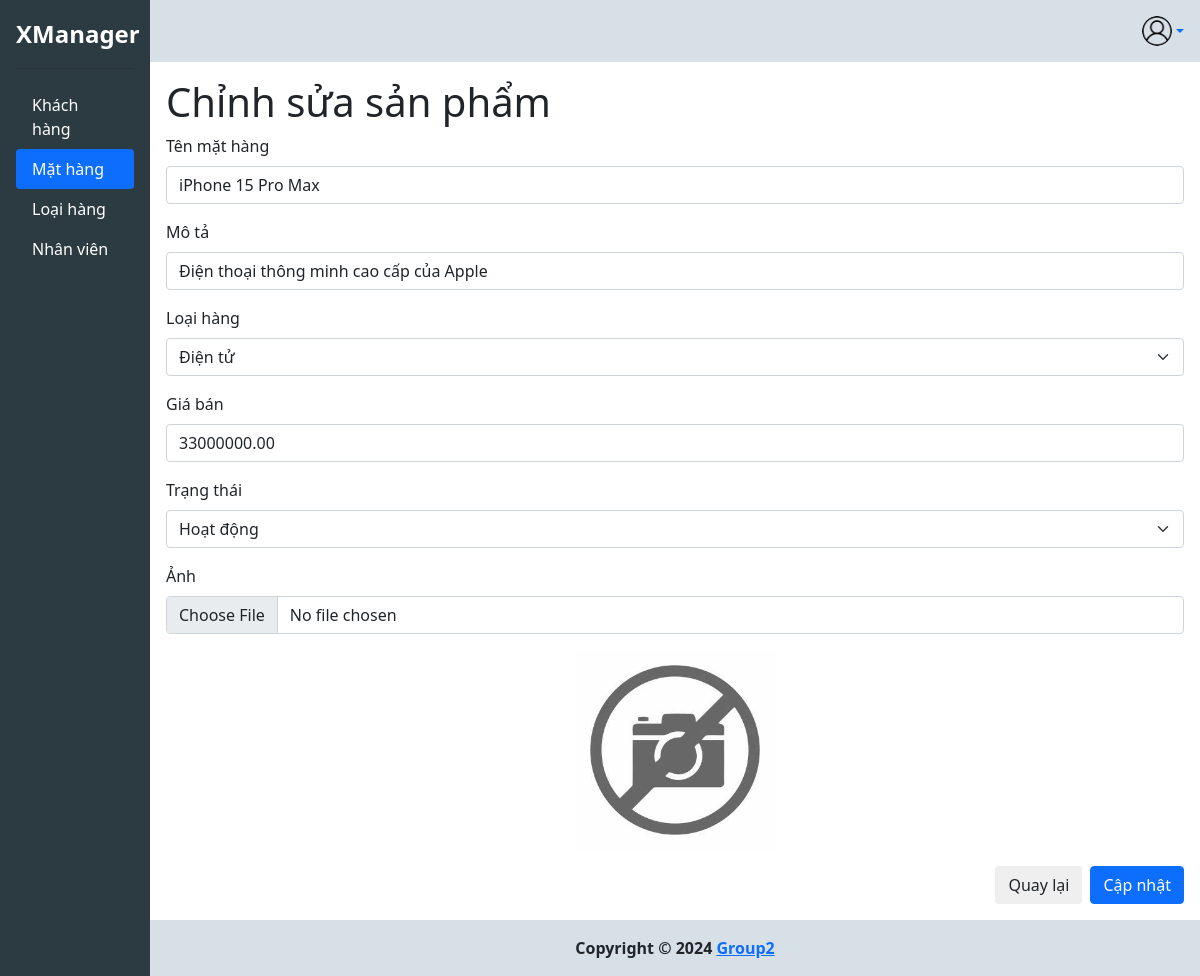
The app's page /product/update/2 (signed in) with its own data.
### tables this page shows
CREATE TABLE `products` (
  `ProductID` int(11) NOT NULL,
  `ProductName` varchar(100) NOT NULL,
  `ProductDescription` varchar(250) NOT NULL,
  `Price` decimal(10,2) NOT NULL,
  `Photo` varchar(100) NOT NULL,
  `IsSelling` tinyint(1) DEFAULT 0,
  `CategoryID` int(11) DEFAULT NULL,
  `created_at` timestamp NOT NULL DEFAULT current_timestamp()
);

CREATE TABLE `categories` (
  `CategoryID` int(11) NOT NULL,
  `CategoryName` varchar(100) DEFAULT NULL,
  `Description` varchar(250) DEFAULT NULL,
  `created_at` timestamp NOT NULL DEFAULT current_timestamp()
);

### src/Controller.php (called while the page is built, shortened)
<?php
class Controller {
    protected function render($view_name, $data = []) {
        extract($data);
        include __DIR__ . "\Views\\$view_name.php";
    }
}

### index.php (called while the page is built, shortened)
<?php
require __DIR__. '/src/routes.php';
$uri = $_SERVER['REQUEST_URI'];
$router->match($uri);

### src/Models/Product.php (called while the page is built, shortened)
<?php
class Product
{
    private $mysqli;
    public function __construct()
    {
        $host = DB_HOST;
        $username = DB_USER;
        $password = DB_PASSWORD;
        $database = DB_NAME;
        $this->mysqli = new \mysqli($host, $username, $password, $database);
    }
    public function getProductById($productId)
    {
        $productId = $this->mysqli->real_escape_string($productId);
        $result = $this->mysqli->query("SELECT * FROM products WHERE ProductID = $productId");
        return $result->fetch_assoc();
    }
}

### src/Models/Category.php (called while the page is built, shortened)
<?php
class Category
{
    private $mysqli;
    public function __construct()
    {
        $host = DB_HOST;
        $username = DB_USER;
        $password = DB_PASSWORD;
        $database = DB_NAME;
        $this->mysqli = new \mysqli($host, $username, $password, $database);
    }
    public function getAllCategories()
    {
        $result = $this->mysqli->query("SELECT * FROM categories");
        return $result->fetch_all(MYSQLI_ASSOC);
    }
}

### src/Views/products/edit.php (the view, shortened to what this page needs)
    <h1><?= $pageTitle ?></h1>
    <form action="" method="POST" enctype="multipart/form-data">
        <div class="mb-3">
            <label class="form-label" for="">Tên mặt hàng</label>
            <input type="text" name="productName" class="form-control" placeholder="Tên..." value="<?= $product["ProductName"]; ?>" autofocus>
        </div>
        <div class="mb-3">
            <label class="form-label" for="">Mô tả</label>
            <input type="text" name="productDescription" class="form-control" placeholder="Mô tả..." value="<?= $product["ProductDescription"]; ?>">
        </div>
        <div class="mb-3">
            <label class="form-label" for="">Loại hàng</label>
            <select name="categoryID" class="form-select" aria-label="-- Chọn loạt hàng --">
                <?php foreach ($categories as $category): ?>
                    <option value="<?= htmlspecialchars($category['CategoryID']) ?>"
                        <?= isset($product['CategoryID']) && $product['CategoryID'] == $category['CategoryID'] ? 'selected' : '' ?>>
                        <?= htmlspecialchars($category['CategoryName']) ?>
                    </option>
                <?php endforeach; ?>
            </select>
        </div>
        <div class="mb-3">
            <label class="form-label" for="">Giá bán</label>
            <input type="text" name="price" class="form-control input-format" placeholder="Giá bán..." value="<?= $product["Price"]; ?>">
        </div>
        <div class="mb-3">
            <label class="form-label" for="">Trạng thái</label>
            <select name="isSelling" class="form-select">
                <option value="1" <?= $product['IsSelling'] == 1 ? 'selected' : ''; ?>>Hoạt động</option>
            </select>
        </div>
        <div class="mb-3">
            <label class="form-label" for="photo">Ảnh</label>
            <input type="file" id="photo" name="photo" class="form-control" placeholder="Chọn ảnh" accept="image/*" onchange="previewImage(event)">
            <img id="preview" src="<?= htmlspecialchars($product['Photo'] ? '/public/images/' . htmlspecialchars($product['Photo'], ENT_QUOTES, 'UTF-8') : '/public/images/nophoto.png', ENT_QUOTES, 'UTF-8'); ?>"
                alt="Xem trước ảnh" class="mt-3 mx-auto" style="max-width: 200px; display: block;">
        </div>
        <div class="d-flex gap-2 justify-content-end">
            <a class="btn btn-default" href="/product">Quay lại</a>
            <button class="btn btn-primary">Cập nhật</button>
        </div>
    </form>
<?php $content = ob_get_clean(); ?>
<?php include(__DIR__ . '/../layouts/layout.php'); ?>

### src/Router.php (shortened to what this page needs)
<?php
class Router {
    private $routes = [];
    public function addRoute($pattern, $callback, $middlewares = []) {
        $this->routes[$pattern] = [
            'callback' => $callback,
            'middlewares' => $middlewares
        ];
    }
    public function match($uri) {
        uksort($this->routes, function ($a, $b) {
            return strlen($b) - strlen($a);
        });
        foreach ($this->routes as $pattern => $route) {
            if (preg_match($pattern, $uri, $matches)) {
                array_shift($matches);
                call_user_func_array($route['callback'], $matches);
                return;
            }
        }
    }
}

### src/Views/layouts/layout.php (shortened to what this page needs)
<!DOCTYPE html>
<html lang="en">
  <head>
    <link
      href="https://cdn.jsdelivr.net/npm/bootstrap@5.0.2/dist/css/bootstrap.min.css"
      rel="stylesheet"
    />
  </head>
  <body>
    <main>
    <div class="d-flex flex-column flex-shrink-0 p-3" style="width: 150px; background: #2c3b41">
    <a href="/" class="d-flex align-items-center mb-3 mb-md-0 me-md-auto link-white text-decoration-none">
        <span class="fs-4 fw-bold">XManager</span>
    </a>
    <hr />
    <ul class="nav nav-pills flex-column mb-auto">
        <li class="nav-item">
        <a href="/" class="nav-link <?= (preg_match('/^\/($|user|\\?)/', $_SERVER['REQUEST_URI'])) ? 'active' : 'link-white'; ?>">
                Khách hàng
            </a>
        </li>
        <li class="nav-item">
        <a href="/product" class="nav-link <?= (strpos($_SERVER['REQUEST_URI'], '/product') === 0) ? 'active' : 'link-white'; ?>">
                Mặt hàng
            </a>
        </li>
        <li class="nav-item">
        <a href="/category" class="nav-link <?= (strpos($_SERVER['REQUEST_URI'], '/category') === 0) ? 'active' : 'link-white'; ?>">
                Loại hàng
            </a>
        </li>
        <li class="nav-item">
        <a href="/employee" class="nav-link <?= (strpos($_SERVER['REQUEST_URI'], '/employee') === 0) ? 'active' : 'link-white'; ?>">
                Nhân viên
            </a>
        </li>
    </ul>
</div>
      <div style="width: 100%">
          <nav class="navbar">
            <?php if (isset($_SESSION['currentUser'])): ?>
            <div class="dropdown">
              <a
                href="#"
                class="d-flex align-items-center text-decoration-none dropdown-toggle"
                id="userDropdown"
                data-bs-toggle="dropdown"
                aria-expanded="false"
              >
                <img
                  src="/public/images/user.png"
                  alt="User Icon"
                  style="width: 30px; height: 30px; border-radius: 50%"
                />
              </a>
            </div>
            <?php else: ?>
            <a class="btn btn-primary" href="/auth/login">Đăng nhập</a>
            <?php endif; ?>
          </nav>
          <div class="wrap">
          <?= $content ?>
        </div>
        <footer>
          <strong>Copyright &copy; 2024 <a href="#">Group2</a>
          </strong>
        </footer>
      </div>
    </main>
  </body>
</html>

### src/Views/layouts/layout.php (style rules this page uses)
:root { --header: 70px; --footer: 56px; }
main { display: flex; flex-wrap: nowrap; min-height: 100vh; overflow-x: auto; overflow-y: hidden; }
.navbar { display: flex; justify-content: flex-end; background: #d7dfe7; padding: 1rem; }
.wrap { min-height: calc(100vh - var(--header)); padding: 1rem; }
footer { display: flex; justify-content: center; background: #d7dfe7; padding: 1rem; }
.btn-default { background: #efefef; }
.input-format { text-align: left !important; }
.link-white { color: #fff }

### records on screen
products: productName "iPhone 15 Pro Max", productDescription "Điện thoại thông minh cao cấp của Apple", categoryID "Điện tử", price "33000000.00", isSelling "Hoạt động"
